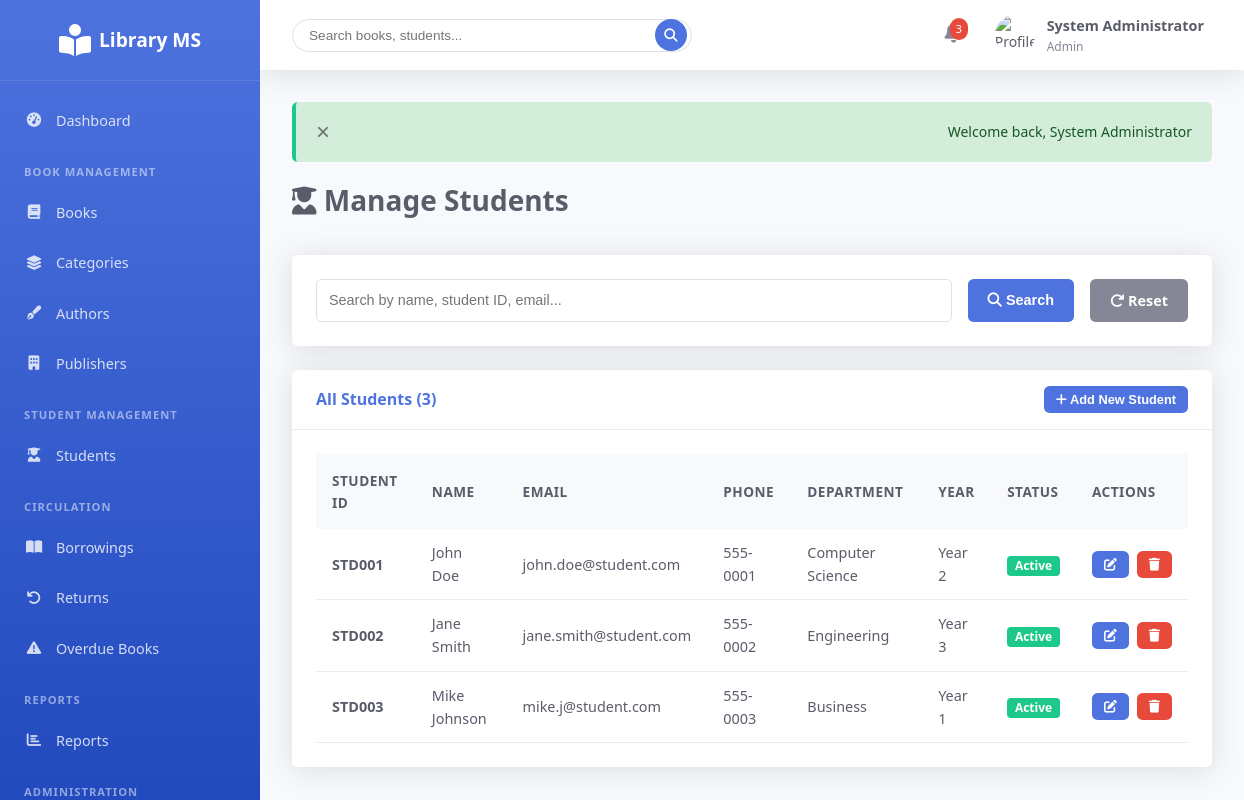
Screenshot of /views/admin/students.php (signed in) with the database file from the repository.
### tables this page shows
CREATE TABLE `students` (
  `id` int(11) NOT NULL AUTO_INCREMENT,
  `student_id` varchar(50) NOT NULL,
  `full_name` varchar(100) NOT NULL,
  `email` varchar(100) NOT NULL,
  `phone` varchar(20),
  `department` varchar(100),
  `year` int(11),
  `address` text,
  `profile_picture` varchar(255) DEFAULT 'default.jpg',
  `is_active` tinyint(1) DEFAULT 1,
  `created_at` timestamp NOT NULL DEFAULT CURRENT_TIMESTAMP,
  `updated_at` timestamp NOT NULL DEFAULT CURRENT_TIMESTAMP ON UPDATE CURRENT_TIMESTAMP,
  PRIMARY KEY (`id`),
  UNIQUE KEY `student_id` (`student_id`),
  UNIQUE KEY `email` (`email`)
);

### config/config.php (called while the page is built, shortened)
<?php
require_once __DIR__ . '/database.php';
spl_autoload_register(function($class) {
    $paths = [
        __DIR__ . '/../models/' . $class . '.php',
        __DIR__ . '/../controllers/' . $class . '.php',
    ];
    foreach ($paths as $path) {
        if (file_exists($path)) {
            return;
        }
    }
});
?>

### config/database.php (called while the page is built, shortened)
<?php
class Database {
    private static $instance = null;
    private $conn;
    private function __construct() {
        try {
            $this->conn = new PDO(
                "mysql:host=" . DB_HOST . ";dbname=" . DB_NAME . ";charset=utf8mb4",
                DB_USER,
                DB_PASS,
                [
                    PDO::ATTR_ERRMODE => PDO::ERRMODE_EXCEPTION,
                    PDO::ATTR_DEFAULT_FETCH_MODE => PDO::FETCH_ASSOC,
                    PDO::ATTR_EMULATE_PREPARES => false,
                ]
            );
        } catch(PDOException $e) {
            die("Connection failed: " . $e->getMessage());
        }
    }
    public static function getInstance() {
        if (self::$instance === null) {
            self::$instance = new self();
        }
        return self::$instance;
    }
    public function getConnection() {
        return $this->conn;
    }
}
function getDB() {
    return Database::getInstance()->getConnection();
}
?>

### models/Student.php (called while the page is built, shortened)
<?php
class Student {
    private $db;
    public function __construct() {
        $this->db = getDB();
    }
    public function getAll($limit = null, $offset = 0, $search = null) {
        $sql = "SELECT * FROM students WHERE 1=1";
        $params = [];
        $sql .= " ORDER BY created_at DESC";
        if ($limit) {
            $sql .= " LIMIT ? OFFSET ?";
            $params[] = $limit;
            $params[] = $offset;
        }
        $stmt = $this->db->prepare($sql);
        $stmt->execute($params);
        return $stmt->fetchAll();
    }
    public function count($search = null) {
        $sql = "SELECT COUNT(*) as total FROM students WHERE 1=1";
        $params = [];
        $stmt = $this->db->prepare($sql);
        $stmt->execute($params);
        $result = $stmt->fetch();
        return $result['total'];
    }
}
?>

### views/admin/students.php (the view, shortened to what this page needs)
<?php
require_once '../../config/config.php';
require_once '../../includes/functions.php';
$student = new Student();
$page = isset($_GET['page']) ? (int)$_GET['page'] : 1;
$search = isset($_GET['search']) ? sanitize($_GET['search']) : null;
$totalStudents = $student->count($search);
$pagination = paginate($page, $totalStudents);
$students = $student->getAll($pagination['limit'], $pagination['offset'], $search);
include '../../includes/header.php';
?>
<div class="page-header">
    <h1 class="page-title">
        <i class="fas fa-user-graduate"></i> Manage Students
    </h1>
</div>
<div class="card" style="margin-bottom: 1.5rem;">
    <div class="card-body">
        <form method="GET" class="d-flex gap-2">
            <input type="text"
                   name="search"
                   class="form-control"
                   placeholder="Search by name, student ID, email..."
                   value="<?= e($search) ?>"
                   style="flex: 1;">
            <button type="submit" class="btn btn-primary">
                <i class="fas fa-search"></i> Search
            </button>
            <a href="students.php" class="btn btn-secondary">
                <i class="fas fa-redo"></i> Reset
            </a>
        </form>
    </div>
</div>
<div class="card">
    <div class="card-header">
        <h3 class="card-title">All Students (<?= $totalStudents ?>)</h3>
        <button class="btn btn-primary btn-sm" onclick="openModal('addStudentModal')">
            <i class="fas fa-plus"></i> Add New Student
        </button>
    </div>
    <div class="card-body">
        <div class="table-container">
            <table>
                <thead>
                    <tr>
                        <th>Student ID</th>
                        <th>Name</th>
                        <th>Email</th>
                        <th>Phone</th>
                        <th>Department</th>
                        <th>Year</th>
                        <th>Status</th>
                        <th>Actions</th>
                    </tr>
                </thead>
                <tbody>
                    <?php if (empty($students)): ?>
                        <tr>
                            <td colspan="8" style="text-align: center;">No students found</td>
                        </tr>
                    <?php else: ?>
                        <?php foreach ($students as $std): ?>
                            <tr>
                                <td><strong><?= e($std['student_id']) ?></strong></td>
                                <td><?= e($std['full_name']) ?></td>
                                <td><?= e($std['email']) ?></td>
                                <td><?= e($std['phone']) ?></td>
                                <td><?= e($std['department']) ?></td>
                                <td>Year <?= $std['year'] ?></td>
                                <td>
                                    <span class="badge badge-<?= $std['is_active'] ? 'success' : 'danger' ?>">
                                        <?= $std['is_active'] ? 'Active' : 'Inactive' ?>
                                    </span>
                                </td>
                                <td>
                                    <div class="btn-group">
                                        <button class="btn btn-sm btn-primary" onclick='editStudent(<?= json_encode($std) ?>)'>
                                            <i class="fas fa-edit"></i>
                                        </button>
                                        <form method="POST" style="display: inline;" onsubmit="return confirmDelete()">
                                            <button type="submit" class="btn btn-sm btn-danger">
                                                <i class="fas fa-trash"></i>
                                            </button>
                                        </form>
                                    </div>
                                </td>
                            </tr>
                        <?php endforeach; ?>
                    <?php endif; ?>
                </tbody>
            </table>
        </div>
    </div>
</div>
<?php
include '../../includes/footer.php';
?>

### assets/css/style.css (style rules this page uses)
:root { --primary-color: #4e73df; --secondary-color: #858796; --success-color: #1cc88a; --info-color: #36b9cc; --warning-color: #f6c23e; --danger-color: #e74a3b; --light-color: #f8f9fc; --dark-color: #5a5c69; --white: #ffffff; --gray-100: #f8f9fc; --gray-200: #eaecf4; --gray-300: #dddfeb; --gray-400: #d1d3e2; --gray-500: #b7b9cc; --gray-600: #858796; --gray-700: #6e707e; --gray-800: #5a5c69; --gray-900: #3a3b45; --sidebar-width: 260px; --topbar-height: 70px; --border-radius: 0.35rem; --box-shadow: 0 .15rem 1.75rem 0 rgba(58,59,69,.15); --transition: all 0.3s ease; }
* { margin: 0; padding: 0; box-sizing: border-box; }
body { font-family: 'Segoe UI', Tahoma, Geneva, Verdana, sans-serif; font-size: 14px; color: var(--gray-800); background-color: var(--light-color); line-height: 1.6; }
a { color: var(--primary-color); text-decoration: none; transition: var(--transition); }
.page-header { margin-bottom: 2rem; }
.page-title { font-size: 1.75rem; color: var(--gray-800); margin-bottom: 0.5rem; }
.card { background-color: var(--white); border-radius: var(--border-radius); box-shadow: var(--box-shadow); overflow: hidden; }
.card-header { padding: 1rem 1.5rem; border-bottom: 1px solid var(--gray-200); display: flex; align-items: center; justify-content: space-between; }
.card-title { font-size: 1rem; font-weight: 600; color: var(--primary-color); }
.card-body { padding: 1.5rem; }
.table-container { overflow-x: auto; }
table { width: 100%; border-collapse: collapse; }
table thead { background-color: var(--gray-100); }
table th { padding: 1rem; text-align: left; font-weight: 600; color: var(--gray-800); font-size: 0.85rem; text-transform: uppercase; letter-spacing: 0.5px; }
table td { padding: 0.75rem 1rem; border-bottom: 1px solid var(--gray-200); font-size: 0.9rem; }
.form-control { width: 100%; padding: 0.625rem 0.75rem; font-size: 0.9rem; border: 1px solid var(--gray-300); border-radius: var(--border-radius); transition: var(--transition); }
.btn { display: inline-block; padding: 0.625rem 1.25rem; font-size: 0.9rem; font-weight: 600; text-align: center; border: none; border-radius: var(--border-radius); cursor: pointer; transition: var(--transition); text-decoration: none; }
.btn-primary { background-color: var(--primary-color); color: var(--white); }
.btn-danger { background-color: var(--danger-color); color: var(--white); }
.btn-secondary { background-color: var(--gray-600); color: var(--white); }
.btn-sm { padding: 0.375rem 0.75rem; font-size: 0.8rem; }
.btn-group { display: flex; gap: 0.5rem; }
.badge { display: inline-block; padding: 0.35em 0.65em; font-size: 0.75rem; font-weight: 600; line-height: 1; text-align: center; white-space: nowrap; border-radius: 0.25rem; }
.badge-success { background-color: var(--success-color); color: var(--white); }
.d-flex { display: flex; }
.gap-2 { gap: 1rem; }

### rows the page displays
students: student "STD001", full_name "John Doe", email "john.doe@student.com", phone "555-0001", department "Computer Science", year "2", is_active "Active"
students: student "STD002", full_name "Jane Smith", email "jane.smith@student.com", phone "555-0002", department "Engineering", year "3", is_active "Active"
students: student "STD003", full_name "Mike Johnson", email "mike.j@student.com", phone "555-0003", department "Business", year "1", is_active "Active"

### other values shown
getUserName() "System Administrator"
getUserRole() "Admin"
$message "Welcome back, System Administrator"
$totalStudents "3"
